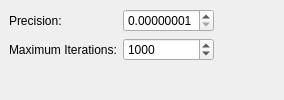
<ui version="4.0" >
 <author>Stefan Nikolaus &lt;stefan.nikolaus@kdemail.net></author>
 <comment>This file is part of the KDE project
Copyright (C) 2006 Stefan Nikolaus &lt;stefan.nikolaus@kdemail.net>

This library is free software; you can redistribute it and/or
modify it under the terms of the GNU Library General Public
License as published by the Free Software Foundation; either
version 2 of the License, or (at your option) any later version.

This library is distributed in the hope that it will be useful,
but WITHOUT ANY WARRANTY; without even the implied warranty of
MERCHANTABILITY or FITNESS FOR A PARTICULAR PURPOSE.  See the
GNU Library General Public License for more details.

You should have received a copy of the GNU Library General Public
License along with this library; see the file COPYING.LIB.  If not,
write to the Free Software Foundation, Inc., 51 Franklin Street,
Fifth Floor, Boston, MA 02110-1301, USA.</comment>
 <exportmacro></exportmacro>
 <class>SolverDetails</class>
 <widget class="QWidget" name="SolverDetails" >
  <property name="geometry" >
   <rect>
    <x>0</x>
    <y>0</y>
    <width>284</width>
    <height>100</height>
   </rect>
  </property>
  <layout class="QGridLayout" >
   <property name="margin" >
    <number>9</number>
   </property>
   <property name="spacing" >
    <number>6</number>
   </property>
   <item row="2" column="0" >
    <spacer>
     <property name="orientation" >
      <enum>Qt::Vertical</enum>
     </property>
     <property name="sizeHint" >
      <size>
       <width>20</width>
       <height>21</height>
      </size>
     </property>
    </spacer>
   </item>
   <item row="0" column="1" >
    <widget class="QDoubleSpinBox" name="precision" >
     <property name="decimals" >
      <number>8</number>
     </property>
     <property name="maximum" >
      <double>1</double>
     </property>
     <property name="minimum" >
      <double>1e-08</double>
     </property>
     <property name="singleStep" >
      <double>1e-08</double>
     </property>
     <property name="value" >
      <double>1e-08</double>
     </property>
    </widget>
   </item>
   <item row="0" column="0" >
    <widget class="QLabel" name="label" >
     <property name="text" >
      <string>Precision:</string>
     </property>
    </widget>
   </item>
   <item row="1" column="0" >
    <widget class="QLabel" name="label_2" >
     <property name="text" >
      <string>Maximum Iterations:</string>
     </property>
    </widget>
   </item>
   <item row="1" column="1" >
    <widget class="QSpinBox" name="iterations" >
     <property name="maximum" >
      <number>32765</number>
     </property>
     <property name="minimum" >
      <number>1</number>
     </property>
     <property name="value" >
      <number>1000</number>
     </property>
    </widget>
   </item>
   <item row="0" column="2" >
    <spacer>
     <property name="orientation" >
      <enum>Qt::Horizontal</enum>
     </property>
     <property name="sizeHint" >
      <size>
       <width>40</width>
       <height>20</height>
      </size>
     </property>
    </spacer>
   </item>
  </layout>
 </widget>
 <layoutfunction spacing="KDialog::spacingHint" margin="KDialog::marginHint" />
 <pixmapfunction></pixmapfunction>
 <includes>
  <include location="global" >kdialog.h</include>
 </includes>
 <resources/>
 <connections/>
</ui>
